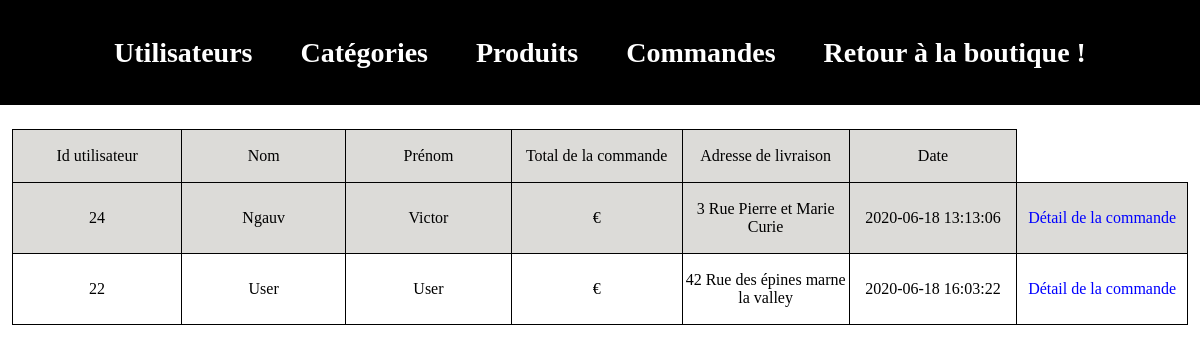
/admin/index.php?page=orders&action=list (signed in), run on an earlier commit of the app's database.
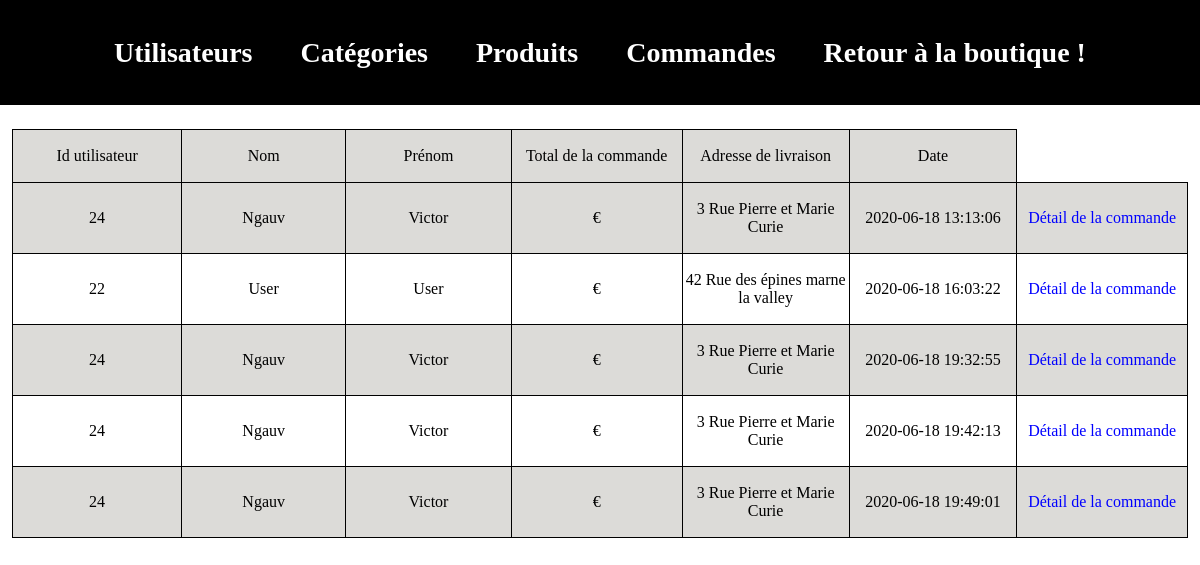
And on a later commit of the database.
### tables this page shows
CREATE TABLE IF NOT EXISTS `orders` (
  `id` int(11) NOT NULL AUTO_INCREMENT,
  `user_id` int(11) NOT NULL,
  `last_name` varchar(255) NOT NULL,
  `first_name` varchar(255) NOT NULL,
  `delivery_adress` varchar(255) NOT NULL,
  `date` datetime NOT NULL DEFAULT current_timestamp(),
  PRIMARY KEY (`id`)
);

### admin/index.php (called while the page is built, shortened)
<?php
if(isset($_GET['page'])){
    switch ($_GET['page']){
        case'orders' :
            require 'controllers/ordersController.php';
            break;
    }
}
else{
    require 'controllers/indexController.php';
}
require ('views/layout.php');

### admin/models/Orders.php (called while the page is built, shortened)
<?php
function getAllOrders()
{
    $db = dbConnect();
    $query = $db->query('SELECT * FROM orders');
    $orders =  $query->fetchAll();
    return $orders;
}

### admin/controllers/ordersController.php (called while the page is built, shortened)
<?php
require 'models/Orders.php';
if (isset($_GET['action'])){
    switch ($_GET['action']){
        case 'list':
            $orders = getAllOrders();
            break;
    }
}
else{
    header('Location:index.php');
    exit();
}

### admin/views/orderList.php (the view, shortened to what this page needs)
<div class="ordersContainer">
    <table>
        <table>
            <thead>
            <tr>
                <td><p>Id utilisateur</p></td>
                <td><p>Nom</p></td>
                <td><p>Prénom</p></td>
                <td><p>Total de la commande</p></td>
                <td><p>Adresse de livraison</p></td>
                <td><p>Date</p></td>
            </tr>
            </thead>
            <?php foreach ($orders as $order): ?>
            <tr>
                <td><p><?= $order['user_id'] ;?></p></td>
                <td><p><?= $order['last_name'] ;?></p></td>
                <td><p><?= $order['first_name'] ;?></p></td>
                <td><p>€</p></td>
                <td><p><?= $order['delivery_adress'] ;?></p></td>
                <td><p><?= $order['date'] ;?></p></td>
                <td><a href="index.php?page=orders&action=details&order_id=<?= $order['id'] ;?>">Détail de la commande</a></td>
            </tr>
        <?php endforeach; ?>
    </table>
</div>

What changed in the data, as far as the page shows it:
added orders: user "24", last_name "Ngauv", first_name "Victor", delivery_adress "3 Rue Pierre et Marie Curie", date "2020-06-18 19:32:55"
added orders: user "24", last_name "Ngauv", first_name "Victor", delivery_adress "3 Rue Pierre et Marie Curie", date "2020-06-18 19:42:13"
added orders: user "24", last_name "Ngauv", first_name "Victor", delivery_adress "3 Rue Pierre et Marie Curie", date "2020-06-18 19:49:01"
